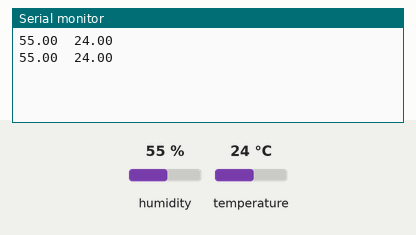
Recording of a sketch running on a simulated Arduino Uno, built with avr-gcc and run on an emulated ATmega328P. Parts: the last lines printed to the serial monitor. The test bench sets the inputs (shaded band); at power-on: humidity 55 %, temperature 24 °C.

Above: at 10.8 s.
10.9 s: humidity set to 22 %
At 20.5 s:
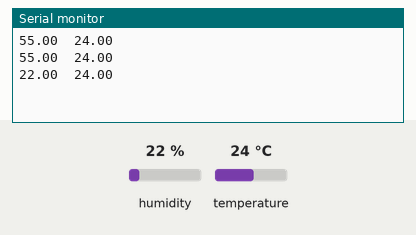
20.9 s: temperature set to 12 °C
At 30.7 s:
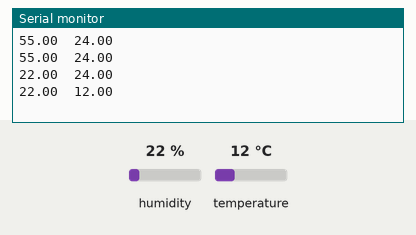
30.9 s: humidity set to 40 %
At 41.0 s:
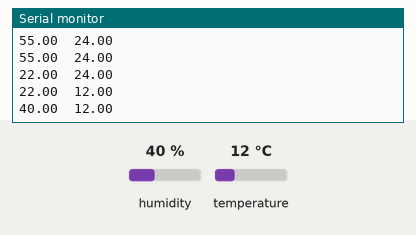
Timing chart, 0 to 42.5 s (numbered marks = the images above; inputs shaded):
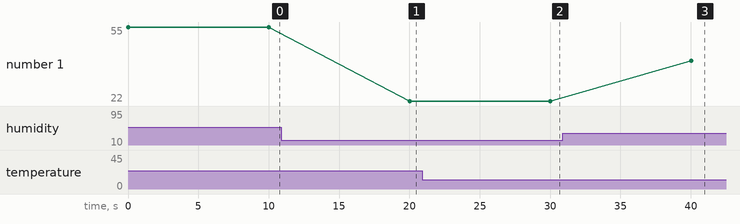

Measured:
- after the input at 10.9 s, the serial monitor: prints a new line after 9.1 s (image 1)
- after the input at 20.9 s, the serial monitor: prints a new line after 9.1 s (image 2)
- after the input at 30.9 s, the serial monitor: prints a new line after 9.1 s (image 3)
- plotted number 1: 55 → 22 after the input at 10.9 s, 22 → 40 after the input at 30.9 s

The sketch:

DHTSerialPlotlyExample.ino
```cpp
#include <SPI.h>
#include "DHT.h"


// DHT Sensor Setup
#define DHTPIN 2 // We have connected the DHT to Digital Pin 2
#define DHTTYPE DHT22 // This is the type of DHT Sensor (Change it to DHT11 if you're using that model)
DHT dht(DHTPIN, DHTTYPE); // Initialize DHT object


void setup() {
  // Open serial communications and wait for port to open:
  Serial.begin(9600);
  dht.begin();
}

float h, t;

void loop() {
      h = dht.readHumidity();
      t = dht.readTemperature();
      Serial.print(h);
      Serial.print("\t");
      Serial.println(t);
      delay(10000);
}
```
